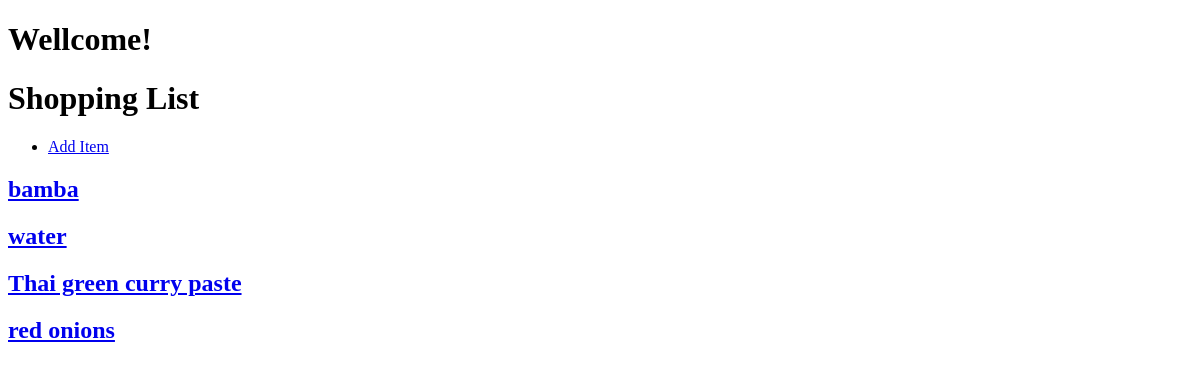
Before: /shopping_list/ with the older database file.
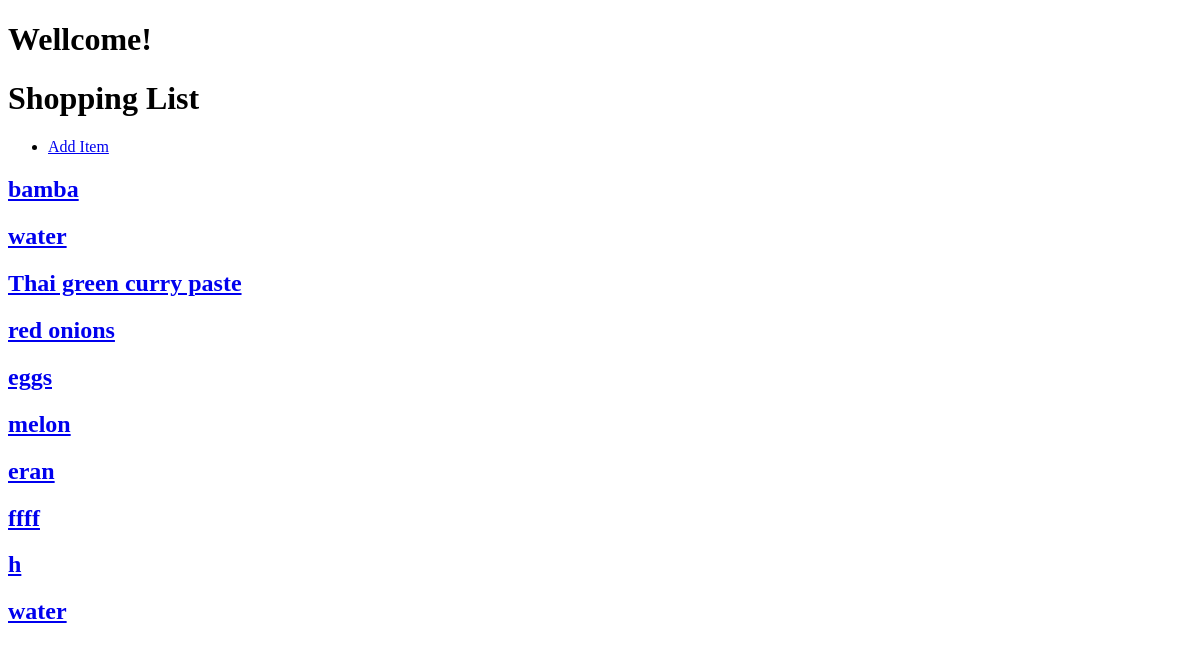
After: the same page with the newer database file.
### shopping_list/models.py (models this page shows, shortened)
class Item(models.Model):
    item = models.CharField(max_length=100)
    date = models.DateTimeField(auto_now_add=True)

### shopping_list/views.py (the view)
# urls.py: path('', views.main_shopping_list, name="list"),
def main_shopping_list(request):
	items = Item.objects.all().order_by('date')
	return render(request, 'shopping_list/list.html', { 'items': items })

### shopping_list/templates/shopping_list/list.html (shortened to what this page needs)
{% extends 'shopping_list/base.html' %}
{% block content %}
        <h1>Shopping List</h1>
        <ul>
        	<li><a href="{% url 'shopping_list:add' %}" class="highlight">Add Item</a></li>
        </ul>
        <div class="items">
		{% for item in items %}
			<div class = "item">
				<h2><a href="#">{{ item.item }}</h2>
			</div>
		{% endfor %}
		</div>
{% endblock %}

### shopping_list/templates/shopping_list/base.html (shortened to what this page needs)
<!DOCTYPE html>
<html>
    <head>
    </head>
    <body>
        <header class="wrapper">
            <h1>Wellcome!</h1>
        </header>
        <div class="wrapper">
            {% block content %}
            {% endblock %}
        </div>
    </body>
</html>

Changed rows visible on the page:
added Item: item "eggs"
added Item: item "melon"
added Item: item "eran"
added Item: item "ffff"
added Item: item "h"
added Item: item "water"
